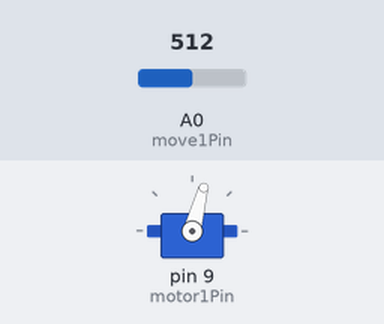
Simulated run of this sketch. Board: Arduino Uno, built with avr-gcc and run on an emulated ATmega328P. Parts: servo. The inputs (shaded band) are chosen by the test bench; at power-on: A0 (move1Pin) = 512.

Above: at 1.2 s.
1.3 s: A0 (move1Pin) set to 716
At 1.9 s:
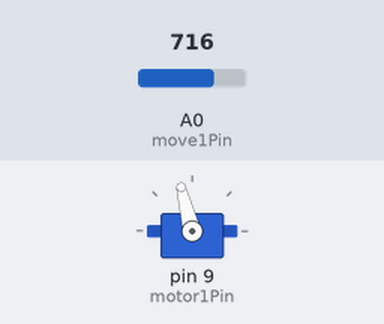
2.8 s: A0 (move1Pin) set to 900
At 4.0 s:
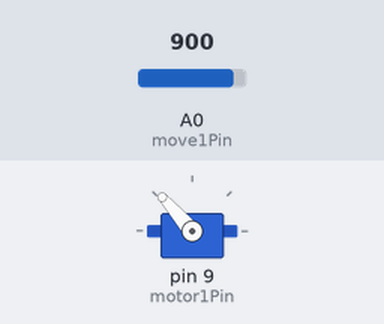
4.3 s: A0 (move1Pin) set to 1023
At 5.3 s:
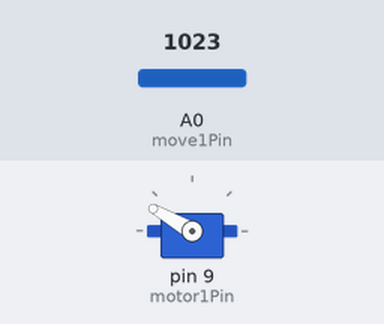
5.8 s: A0 (move1Pin) set to 306
At 6.5 s:
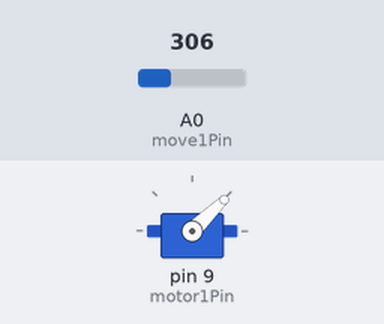
7.3 s: A0 (move1Pin) set to 122
At 7.6 s:
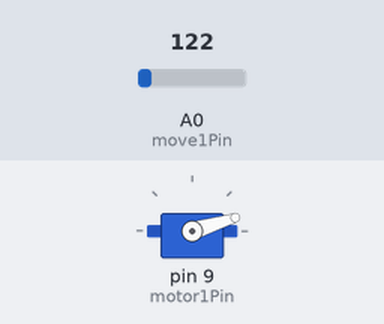
Timing chart, 0 to 9.8 s (numbered marks = the images above; inputs shaded):
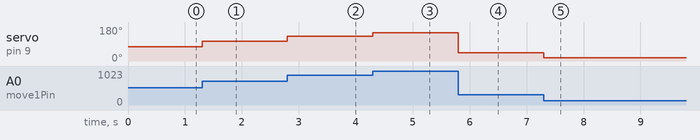

Measured:
- after the input at 1.3 s, servo on pin 9 (motor1Pin): 75° → 104° at once
- after the input at 2.8 s, servo on pin 9 (motor1Pin): 104° → 131° at once
- after the input at 4.3 s, servo on pin 9 (motor1Pin): 131° → 150° at once
- after the input at 5.8 s, servo on pin 9 (motor1Pin): 150° → 44° at once
- after the input at 7.3 s, servo on pin 9 (motor1Pin): 44° → 17° at once

The sketch:

motorCtrl.ino
```cpp
#include <Servo.h>
#define motor1Pin 9
#define move1Pin A0

Servo motor1;
unsigned short pos=0;

void setup() {
  motor1.attach(motor1Pin);
}

void loop() {
  pos=analogRead(A0);
  pos=map(pos,0,1023,0,150);
  motor1.write(pos);
}
```
